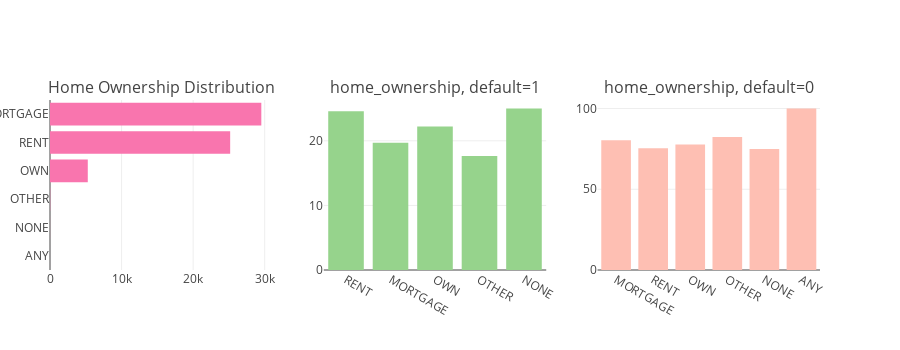

Here is the notebook cell this chart was saved with:
### Code cell
tr0 = bar_hor(app_train, "home_ownership", "Distribution of home_ownership Variable" ,"#f975ae", w=700, lm=100, return_trace= True)
tr1, tr2 = gp('home_ownership', 'Distribution of Default with Home Ownership')

fig = tools.make_subplots(rows=1, cols=3, print_grid=False, subplot_titles = ["Home Ownership Distribution" , "home_ownership, default=1" ,"home_ownership, default=0"])
fig.append_trace(tr0, 1, 1);
fig.append_trace(tr1, 1, 2);
fig.append_trace(tr2, 1, 3);
fig['layout'].update(height=350, showlegend=False, margin=dict(l=50));
iplot(fig);

### Figure 1 — Plotly figure (JSON) as saved in the notebook; plotly's stock layout.template omitted (floating-point values rounded to 4 significant figures)
{"data": [{"marker": {"color": "#f975ae"}, "orientation": "h", "type": "bar", "uid": "502088e8-d1a8-11e8-961a-7440bb220e36", "x": [1, 8, 34, 5279, 25173, 29526], "xaxis": "x", "y": ["ANY", "NONE", "OTHER", "OWN", "RENT", "MORTGAGE"], "yaxis": "y"}, {"marker": {"color": "#96D38C"}, "name": "default : 1", "type": "bar", "uid": "502088e9-d1a8-11e8-8ab9-7440bb220e36", "x": ["RENT", "MORTGAGE", "OWN", "OTHER", "NONE"], "xaxis": "x2", "y": [24.58, 19.69, 22.22, 17.65, 25], "yaxis": "y2"}, {"marker": {"color": "#FEBFB3"}, "name": "default : 0", "type": "bar", "uid": "5021768a-d1a8-11e8-8178-7440bb220e36", "x": ["MORTGAGE", "RENT", "OWN", "OTHER", "NONE", "ANY"], "xaxis": "x3", "y": [80.31, 75.42, 77.78, 82.35, 75, 100], "yaxis": "y3"}], "layout": {"annotations": [{"font": {"size": 16}, "showarrow": false, "text": "Home Ownership Distribution", "x": 0.1444, "xanchor": "center", "xref": "paper", "y": 1, "yanchor": "bottom", "yref": "paper"}, {"font": {"size": 16}, "showarrow": false, "text": "home_ownership, default=1", "x": 0.5, "xanchor": "center", "xref": "paper", "y": 1, "yanchor": "bottom", "yref": "paper"}, {"font": {"size": 16}, "showarrow": false, "text": "home_ownership, default=0", "x": 0.8556, "xanchor": "center", "xref": "paper", "y": 1, "yanchor": "bottom", "yref": "paper"}], "height": 350, "margin": {"l": 50}, "showlegend": false, "xaxis": {"anchor": "y", "domain": [0, 0.2889]}, "xaxis2": {"anchor": "y2", "domain": [0.3556, 0.6444]}, "xaxis3": {"anchor": "y3", "domain": [0.7111, 1]}, "yaxis": {"anchor": "x", "domain": [0, 1]}, "yaxis2": {"anchor": "x2", "domain": [0, 1]}, "yaxis3": {"anchor": "x3", "domain": [0, 1]}}}
